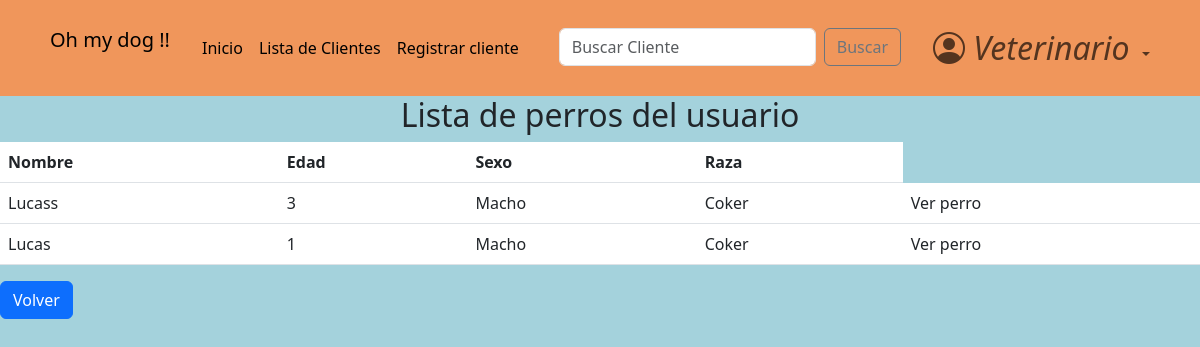
Page /dogs/hidden_dogs/3 (signed in) on the committed database.
### dogs/models.py (models this page shows, shortened)
class Dog(models.Model):
    class Sex(models.TextChoices):
        macho = "Macho"
        hembra = "Hembra"
    class Breed(models.TextChoices):
        sin_raza = "Sin raza"
        coker = "Coker"
        pastor_aleman = "Pastor aleman"
        bulldog = "Bulldog"
        labrador = "Labrador"
        golden = "Golder"
        caniche = "Caniche"
        chihuahua = "Chihuahua"
        bulldog_frances = "Bulldog Frances"
        beagle = "Beagle"
        boxer = "Boxer"
        galgo = "Galgo"
        dalmata = "Dalmata"
        sharpei = "Shar pei"
    class Color(models.TextChoices):
        blanco = "Blanco"
        negro = "Negro"
        marron = "Marrón"
        blanco_y_negro = "Blanco y negro"
        otro = "Otro color"
    class Size(models.TextChoices):
        grande = "Grande"
        mediano = "Mediano"
        pequeño = "pequeño"
    def default_value():
        return '-'
    name = models.CharField(
        max_length=15
    )
    age = models.PositiveIntegerField(
        null=True,
    )
    sex = models.CharField(
        max_length=10,
        choices=Sex.choices
    )
    breed = models.CharField(
        max_length=20,
        choices=Breed.choices
    )
    color = models.CharField(
        max_length=20,
        blank=True,
        choices=Color.choices,
        null=True,
    )
    size = models.CharField(
        max_length=10,
        null=True,
        blank=True,
    )
    description = models.TextField(
        max_length=100,
        blank=True,
        null=True,
    )
    hidden = models.BooleanField(default=False)
    owner = models.ForeignKey(
        CustomUser,
        blank=True,
        on_delete=models.CASCADE,
        null=True
    )

### dogs/views.py (the view)
# urls.py: path('hidden_dogs/<user_id>', views.hidden_dogs_view, name="hidden_dogs"),
@ login_required
def hidden_dogs_view(request, user_id):
    user = CustomUser.objects.get(id=user_id)
    hidden_dogs = user.dog_set.filter(hidden=True)
    context = {
        'user_id': user_id,
        'hidden_dogs': hidden_dogs,
    }
    return render(request, 'hidden_dogs_list.html', context)

### dogs/templates/hidden_dogs_list.html
{% extends 'base.html' %}
{% block content %}
<main>
    <h2 class="text-center">Lista de perros del usuario</h2>
                {% if hidden_dogs.exists %}
                  <table class="table table-hover">
                      <thead>
                          <tr>
                              <th>Nombre</th>
                              <th>Edad</th>
                              <th>Sexo</th>
                              <th>Raza</th>
                          </tr>
                      </thead>
                      <tbody>
                          {% for dog in hidden_dogs %}
                                <tr>
                                    <td>{{ dog.name }}</td>
                                    <td>{{ dog.age }}</td>
                                    <td>{{ dog.sex }}</td>
                                    <td>{{ dog.breed }}</td>
                                    <td>
                                      <a class="dropdown-item" href="{% url 'dog_profile' user_owner_id=user.id dog_id=dog.id %}">Ver perro</a>
                                    </td>
                                </tr>
                          {% endfor %}
                        </tbody>
                    </table>
                {% else %}
                    <tr>
                        No hay perros ocultos para este usuario
                    </tr>
                {% endif %}
        <div>
            <a href="{% url 'profile' user_id %}" class="btn btn-primary">Volver</a>
        </div>
</main>
{% endblock  %}

### pages/static/css/styles.css (style rules this page uses)
html { box-sizing: border-box; font-size: 16px; scroll-behavior: smooth; }
body { margin: 0; padding: 0; overflow-x: hidden; background-color: #a4d2dc; }
a { text-decoration: none; }

### rows in the picture
Dog: name "Lucass", age "3", sex "Macho", breed "Coker"
Dog: name "Lucas", age "1", sex "Macho", breed "Coker"
